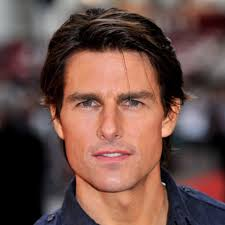
#> input picture TestImages/download.jpg, 225 x 225 px, given in place of the camera
$ python videoTester.py
#> lines starting #> are read from the running program, lines starting #| are printed output that depends on the picture; after the words box and inside, x2 and y2 are one past the last pixel; in counts of white or black regions, pixels touching at a corner belong together; long printed decimals are rounded
### faceRecognition.py
import cv2
import os
import numpy as np

def faceDetection(test_img):
    gray_img=cv2.cvtColor(test_img,cv2.COLOR_BGR2GRAY)
    face_haar_cascade=cv2.CascadeClassifier('C:\\Users\\Cooper\\Desktop\\faceregonation\\HaarCascade\\haarcascade_frontalface_default.xml')
    faces=face_haar_cascade.detectMultiScale(gray_img,scaleFactor=1.32,minNeighbors=5)
    return faces,gray_img

# [31 lines left out: functions labels_for_training_data, train_classifier, not called in this run]

def draw_rect(test_img,face):
    (x,y,w,h)=face
    cv2.rectangle(test_img,(x,y),(x+w,y+h),(255,0,0),thickness=5)

def put_text(test_img,text,x,y):
    cv2.putText(test_img,text,(x,y),cv2.FONT_HERSHEY_DUPLEX,2,(255,0,0),4)

### videoTester.py
import os
import cv2
import numpy as np
import faceRecognition as fr


#This  recognition in video
face_recognizer = cv2.face.LBPHFaceRecognizer_create()
face_recognizer.read('trainingData.yml')#Load saved training data

name = {0 : "yash",1 : "tom curise"}


cap=cv2.VideoCapture(0)

while True:
    ret,test_img=cap.read()
#> test_img is the input picture: shape (225, 225, 3); mean B, G, R 72, 78.7, 109
    faces_detected,gray_img=fr.faceDetection(test_img)
#> in faceDetection, `gray_img=cv2.cvtColor(test_img,cv2.COLOR_BGR2GRAY)`:
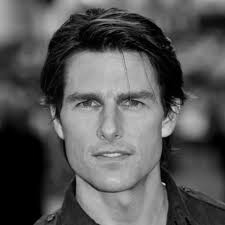
#> gray_img: shape (225, 225); min 0, max 212, mean 87
#> in faceDetection, `faces=face_haar_cascade.detectMultiScale(gray_img,scaleFactor=1.32,min..`: faces = [[46, 52, 132, 132]]
#> faces_detected = [[46, 52, 132, 132]]

    for (x,y,w,h) in faces_detected:
      cv2.rectangle(test_img,(x,y),(x+w,y+h),(255,0,0),thickness=7)
#> this loop made 1 pass
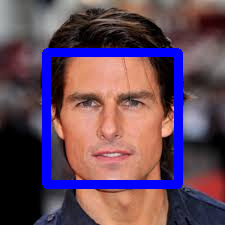
#> test_img: shape (225, 225, 3); 9.32% of pixels changed, all inside (x1, y1, x2, y2) = (42, 48, 183, 189)
    resized_img = cv2.resize(test_img, (1000, 700))
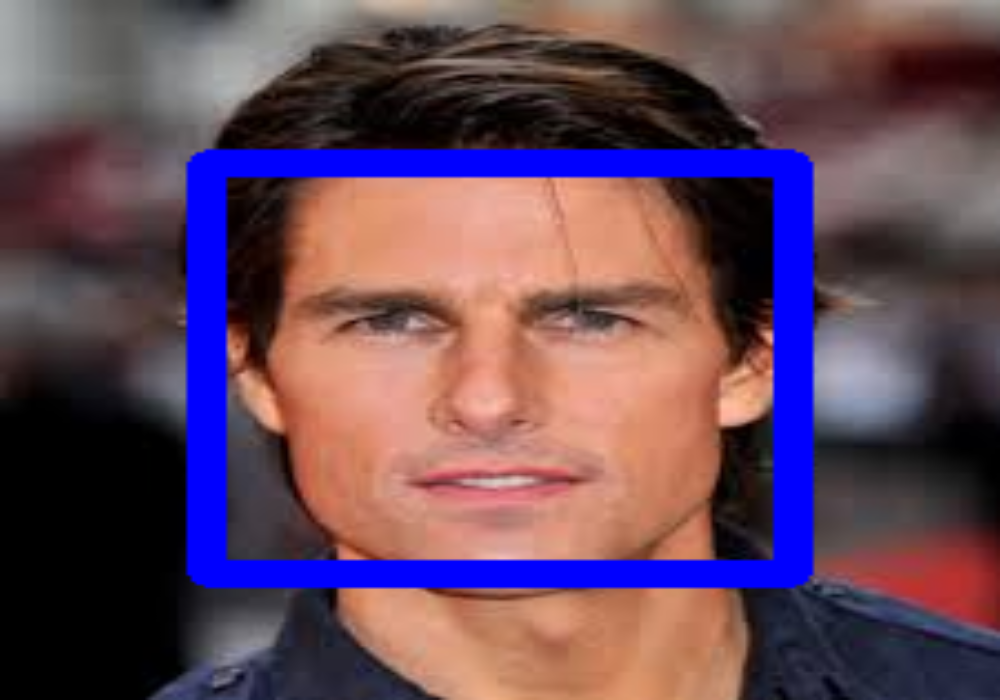
#> resized_img: shape (700, 1000, 3); mean B, G, R 90.2, 72.7, 100.6
    cv2.imshow('face detection Tutorial ',resized_img)
    cv2.waitKey(10)

    for face in faces_detected:
        (x,y,w,h)=face
        roi_gray=gray_img[y:y+w, x:x+h]
        label,confidence=face_recognizer.predict(roi_gray)
        print("confidence:",confidence)
        print("label:",label)
        fr.draw_rect(test_img,face)
        predicted_name=name[label]
        if confidence < 39:
           fr.put_text(test_img,predicted_name,x,y)
#> this loop made 1 pass
#> (label, confidence, predicted_name) on pass 1: (1, 92.81, 'tom curise')
#| confidence: 92.814
#| label: 1
#> pass 1, `roi_gray=gray_img[y:y+w, x:x+h]`:
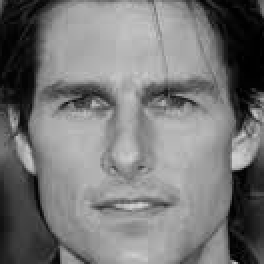
#> roi_gray: shape (132, 132) (shown 2 times larger); min 0, max 212, mean 119


    resized_img = cv2.resize(test_img, (1000, 700))
    cv2.imshow('face recognition ',resized_img)
    if cv2.waitKey(10) == ord('q'):
#> (key q is pressed here)
        break

cap.release()
cv2.destroyAllWindows

$ run again, on TestImages/yash.jpg
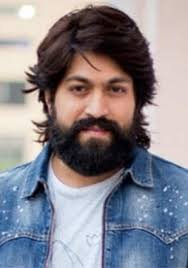
#> input picture TestImages/yash.jpg, 188 x 268 px, given in place of the camera
#> test_img is the input picture: shape (268, 188, 3); mean B, G, R 140.1, 132.1, 135.1
#> faces = [[48, 51, 102, 102]]
#> the loop `for (x,y,w,h) in faces_detected:` made 1 pass
#> `resized_img = cv2.resize(test_img, (1000, 700))`:
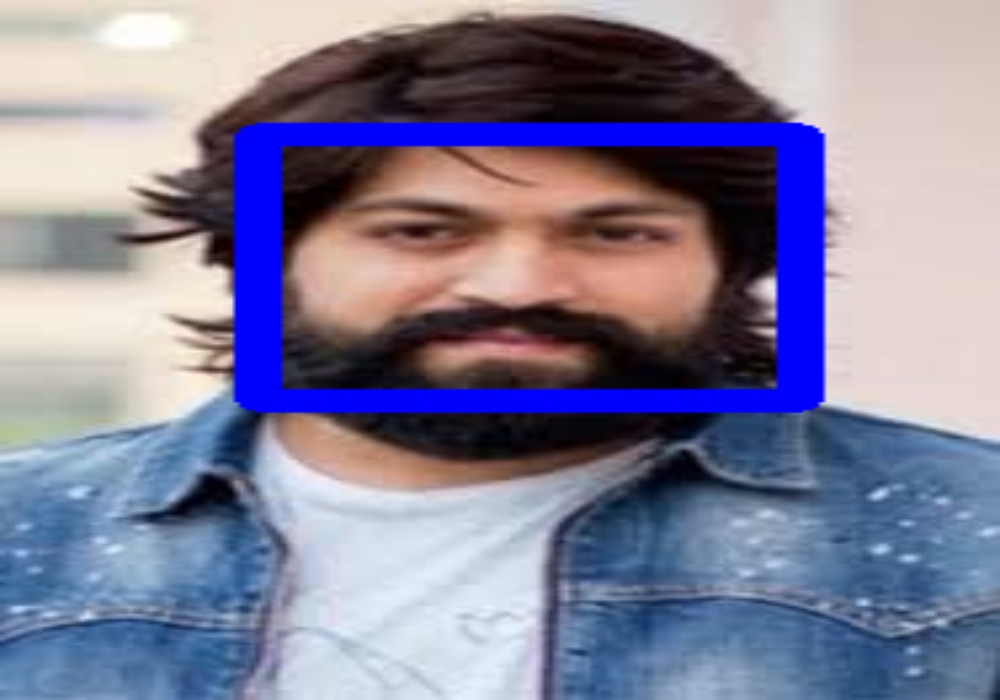
#> resized_img: shape (700, 1000, 3); mean B, G, R 153.8, 127.6, 129.9
#> the loop `for face in faces_detected:` made 1 pass
#> (label, confidence, predicted_name) on pass 1: (1, 142.4, 'tom curise')
#> (printed output is left out)
#> pass 1, `roi_gray=gray_img[y:y+w, x:x+h]`:
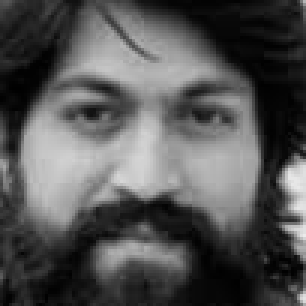
#> roi_gray: shape (102, 102) (shown 3 times larger); min 0, max 235, mean 83.5

$ run again, on TestImages/yash1.jpg
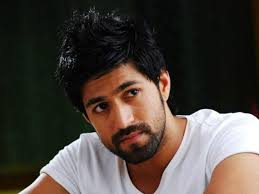
#> input picture TestImages/yash1.jpg, 259 x 194 px, given in place of the camera
#> test_img is the input picture: shape (194, 259, 3); mean B, G, R 60.1, 66.4, 74.6
#> in faceDetection, `gray_img=cv2.cvtColor(test_img,cv2.COLOR_BGR2GRAY)`:
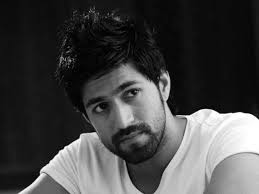
#> gray_img: shape (194, 259); min 0, max 255, mean 68.2
#> faces = ()
#> `resized_img = cv2.resize(test_img, (1000, 700))`:
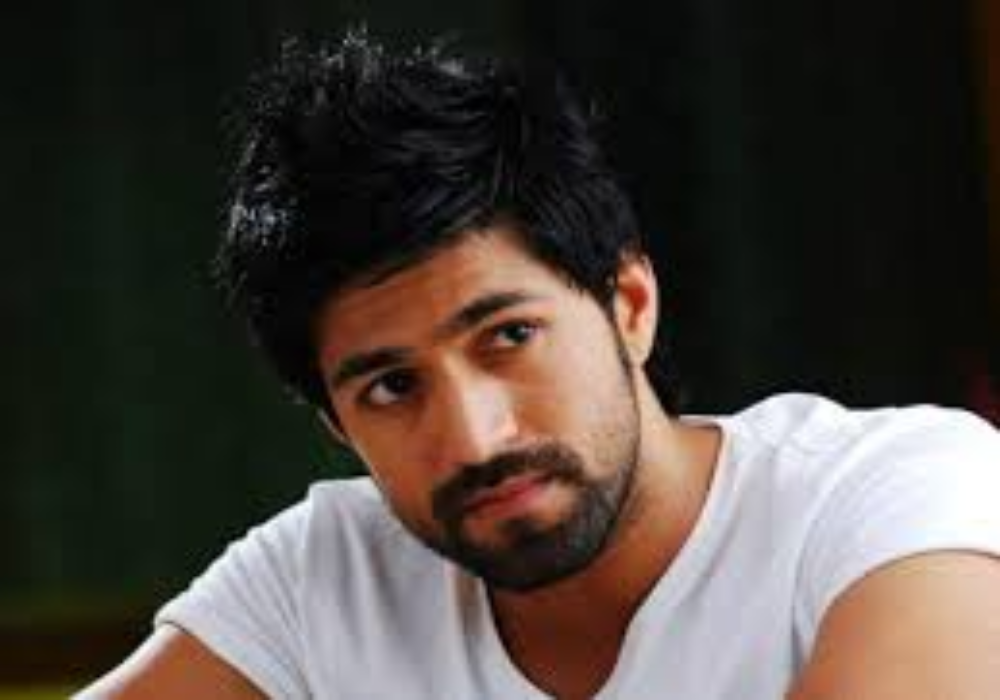
#> resized_img: shape (700, 1000, 3); mean B, G, R 60, 66.4, 74.5
